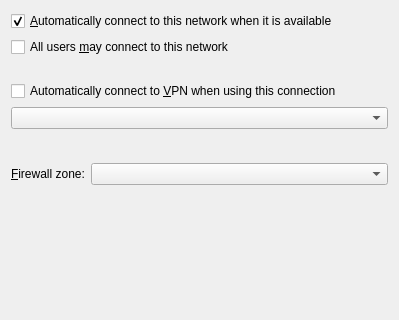
<?xml version="1.0" encoding="UTF-8"?>
<ui version="4.0">
 <class>ConnectionWidget</class>
 <widget class="QWidget" name="ConnectionWidget">
  <property name="geometry">
   <rect>
    <x>0</x>
    <y>0</y>
    <width>399</width>
    <height>320</height>
   </rect>
  </property>
  <layout class="QGridLayout" name="gridLayout">
   <item row="0" column="0" colspan="2">
    <widget class="QCheckBox" name="autoconnect">
     <property name="text">
      <string>&amp;Automatically connect to this network when it is available</string>
     </property>
     <property name="checked">
      <bool>true</bool>
     </property>
    </widget>
   </item>
   <item row="1" column="0" colspan="2">
    <widget class="QCheckBox" name="allUsers">
     <property name="text">
      <string>All users &amp;may connect to this network</string>
     </property>
     <property name="checked">
      <bool>false</bool>
     </property>
    </widget>
   </item>
   <item row="2" column="1">
    <spacer name="verticalSpacer_2">
     <property name="orientation">
      <enum>Qt::Vertical</enum>
     </property>
     <property name="sizeType">
      <enum>QSizePolicy::Minimum</enum>
     </property>
     <property name="sizeHint" stdset="0">
      <size>
       <width>20</width>
       <height>18</height>
      </size>
     </property>
    </spacer>
   </item>
   <item row="3" column="0" colspan="2">
    <widget class="QCheckBox" name="autoconnectVpn">
     <property name="text">
      <string>Automatically connect to &amp;VPN when using this connection</string>
     </property>
    </widget>
   </item>
   <item row="4" column="0" colspan="2">
    <widget class="KComboBox" name="vpnCombobox"/>
   </item>
   <item row="5" column="1">
    <spacer name="verticalSpacer">
     <property name="orientation">
      <enum>Qt::Vertical</enum>
     </property>
     <property name="sizeType">
      <enum>QSizePolicy::Minimum</enum>
     </property>
     <property name="sizeHint" stdset="0">
      <size>
       <width>20</width>
       <height>28</height>
      </size>
     </property>
    </spacer>
   </item>
   <item row="6" column="0">
    <widget class="QLabel" name="label_2">
     <property name="text">
      <string>&amp;Firewall zone:</string>
     </property>
     <property name="buddy">
      <cstring>firewallZone</cstring>
     </property>
    </widget>
   </item>
   <item row="6" column="1">
    <widget class="KComboBox" name="firewallZone">
     <property name="sizePolicy">
      <sizepolicy hsizetype="MinimumExpanding" vsizetype="Fixed">
       <horstretch>0</horstretch>
       <verstretch>0</verstretch>
      </sizepolicy>
     </property>
    </widget>
   </item>
   <item row="7" column="1">
    <spacer name="verticalSpacer_3">
     <property name="orientation">
      <enum>Qt::Vertical</enum>
     </property>
     <property name="sizeHint" stdset="0">
      <size>
       <width>20</width>
       <height>118</height>
      </size>
     </property>
    </spacer>
   </item>
  </layout>
 </widget>
 <customwidgets>
  <customwidget>
   <class>KComboBox</class>
   <extends>QComboBox</extends>
   <header>kcombobox.h</header>
  </customwidget>
 </customwidgets>
 <tabstops>
  <tabstop>autoconnect</tabstop>
  <tabstop>allUsers</tabstop>
  <tabstop>autoconnectVpn</tabstop>
  <tabstop>vpnCombobox</tabstop>
  <tabstop>firewallZone</tabstop>
 </tabstops>
 <resources/>
 <connections/>
</ui>
